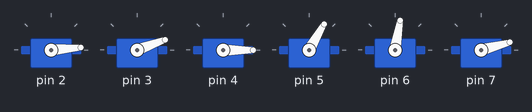
A sketch run on a simulated Arduino Uno, built with avr-gcc and run on an emulated ATmega328P. Shown: 6 × servo.

Above: at 3.15 s.
At 3.65 s:
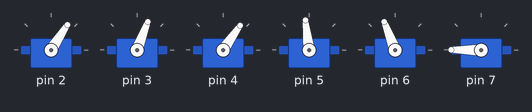
At 4.15 s:
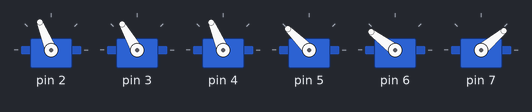
At 5.2 s:
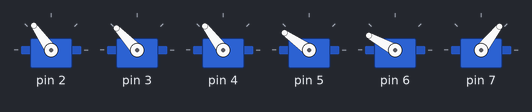
At 5.95 s:
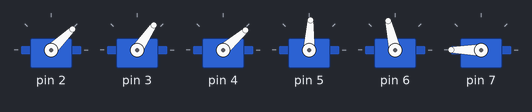
At 7.25 s:
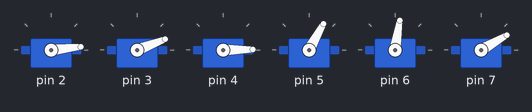
Timing chart, 0 to 7.9 s (numbered marks = the images above):
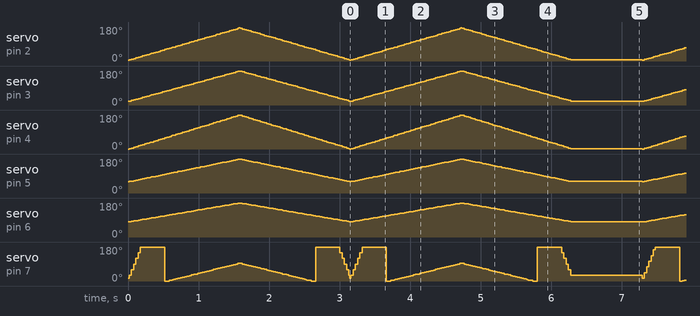

The sketch:

BrazoRoboticoInmoov.ino
```cpp
#include <Servo.h>
#include "ServoMovement.h"

ServoMovement servoPulgar(2,5,175);
ServoMovement servoIndice(3,20,180);
ServoMovement servoMedio(4,0,180);
ServoMovement servoAnular(5,60,180);
ServoMovement servoMennique(6,80,180);
ServoMovement servoMunneca(7,15,165);

void setup() {
  Serial.begin(9600);
  initServos();
  movimientosInit();
}

void loop() {
  movimientosInit();
  delay(1000);
}

void initServos(){
  servoPulgar.init();
  servoIndice.init();
  servoMedio.init();
  servoAnular.init();
  servoMennique.init();
  servoMunneca.init();
}

void movimientosInit(){
  for (int i = 0; i<100;i++){
    servoPulgar.moverPorcentaje(i);
    servoIndice.moverPorcentaje(i);
    servoMedio.moverPorcentaje(i);
    servoAnular.moverPorcentaje(i);
    servoMennique.moverPorcentaje(i);
    servoMunneca.moverPorcentaje(i*10);
    delay(15);
  }
  for (int i = 100; i>0;i--){
    servoPulgar.moverPorcentaje(i);
    servoIndice.moverPorcentaje(i);
    servoMedio.moverPorcentaje(i);
    servoAnular.moverPorcentaje(i);
    servoMennique.moverPorcentaje(i);
    servoMunneca.moverPorcentaje(i*10);
    delay(15);
  }
}
```

ServoMovement.h
```cpp
class ServoMovement{

  private:

  Servo servo; //Objeto servo tipo Servo al que le envio el movimiento

  public:

  int posActual = 90;
  int pin;
  int posMin;
  int posMax;

  ServoMovement(int pPin, int pPosMin, int pPosMax){
    pin = pPin;
    posMin = pPosMin;
    posMax = pPosMax;

  }

  void init(){
    servo.attach(pin);
  }

  void setPosActual(int newPos){
    posActual = newPos;
  }

  void moverGrados(int cantGrados){
    setPosActual(posActual+cantGrados);
    moveServo();
  }

  void moverPorcentaje(int porcentaje){
    int nuevaPos = map(porcentaje,0,100,posMin,posMax);
    setPosActual(nuevaPos);
    moveServo();
  }

  void moveServo(){
    servo.write(posActual);
  }

};
```
